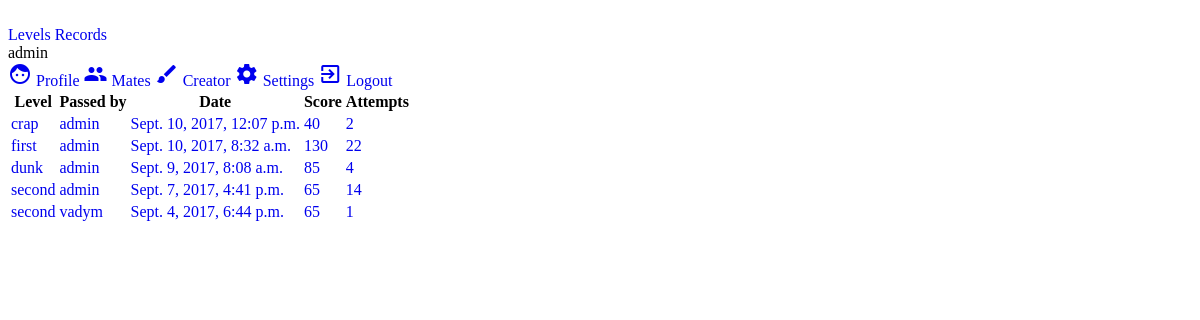
The page /records (signed in) on the database as committed earlier.
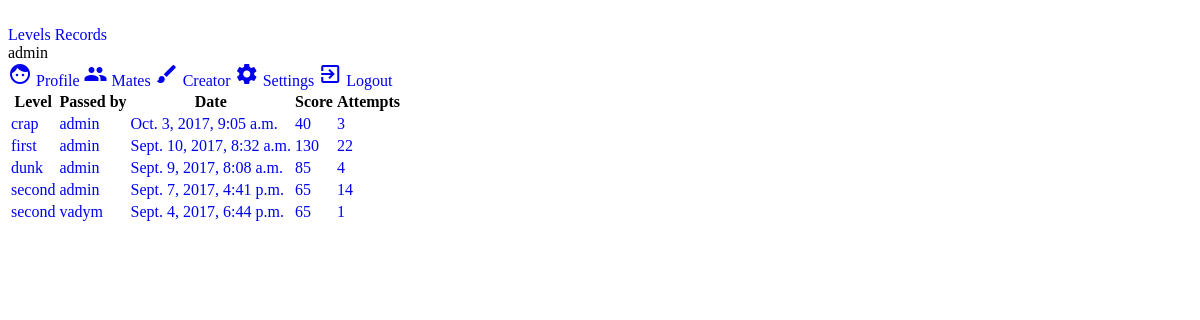
The same page on the database as committed later.
### pluto/models.py (models this page shows, shortened)
class Record(models.Model):
    to = models.ForeignKey(Level, related_name='result_to', on_delete=models.CASCADE, blank=False, null=False)
    by = models.ForeignKey(User, related_name='result_by', on_delete=models.CASCADE, blank=False, null=False)
    date = models.DateTimeField(default=timezone.now, blank=False)
    attempts = models.IntegerField(blank=False)
    program = models.TextField(max_length=512)
    result = models.BooleanField(default=False, blank=False)
    score = models.IntegerField(default=0, blank=False)

class Level(models.Model):
    name = models.CharField(max_length=128, blank=False)
    date = models.DateTimeField(default=timezone.datetime.now, blank=False)
    by = models.ForeignKey(User, on_delete=models.CASCADE, blank=False, null=False)
    tilemap = models.TextField(max_length=1024)
    command_forward = models.IntegerField(blank=True)
    command_backward = models.IntegerField(blank=True)
    command_left = models.IntegerField(blank=True)
    command_right = models.IntegerField(blank=True)
    command_lo = models.IntegerField(blank=True)
    command_op = models.IntegerField(blank=True)
    hero_x = models.IntegerField(blank=False)
    hero_y = models.IntegerField(blank=False)
    hero_dir = models.IntegerField(blank=False)

class User(AbstractUser):
    image = models.ImageField(default='no_image.png', upload_to=user_directory_image_path)
    points = models.FloatField(default=10, blank=False)
    skin = models.CharField(default='polo', blank=False, max_length=32)

### pluto/views.py (the view, shortened to what this page needs)
# urls.py: url(r'^records', views.record),
@login_required(login_url='/login')
def record(request, level_id=None, by_id=None):
    if request.method == 'POST':
        by_id = request.user.id
    if level_id and by_id:
        try:
            current_level = models.Level.objects.get(id=level_id)
        except ObjectDoesNotExist:
            messages.error(request, "No such level.")
            return levels(request)
        if request.method == 'POST':
            try:
                current = models.Record.objects.get(by=by_id, to=level_id)
            except ObjectDoesNotExist:
                current = models.Record()
                current.by = request.user
                current.to = current_level
                current.attempts = 0
            current.attempts += int(request.POST['attempts'])
            current.date = timezone.localtime(timezone.now())
            program = json.loads(request.POST['program'])
            score = 0
            for i in program:
                if i == 'forward' or i == 'backward':
                    score += models.move_value
                elif i == 'left' or i == 'right':
                    score += models.turn_value
                elif i == 'lo' or i == 'op':
                    score += models.loop_value
            max_score = (current_level.command_forward + current_level.command_backward) * models.move_value
            max_score += (current_level.command_right + current_level.command_left) * models.turn_value
            max_score += (current_level.command_lo + current_level.command_op) * models.loop_value
            score = max_score * 2 - score
            if not current.score or score > current.score:
                current.score = score
                current.program = program
            current.save()
            messages.success(request, "Good job! Now you are " + ordinal(
                current.ranking()) + " in " + current_level.name + " level rating.")
        else:
            try:
                current = models.Record.objects.get(to=level_id, by=by_id)
            except ObjectDoesNotExist:
                messages.error(request, "No records like this.")
                return record(request, current_level)
        return render(request, 'result.html', {'result': current})
    else:
        context = {}
        if level_id:
            try:
                current_level = models.Level.objects.get(id=level_id)
            except ObjectDoesNotExist:
                messages.error(request, "No such level yet.")
                return record(request)
            try:
                results = models.Record.objects.filter(to=current_level).order_by('score')
            except ObjectDoesNotExist:
                messages.warning(request, "None passed this level yet.")
                return level(request, current_level)
            context['level'] = current_level
        else:
            results = models.Record.objects.all().order_by('-date')
        context['records'] = results
        return render(request, 'results.html', context)

### templates/results.html (shortened to what this page needs)
{% extends 'base.html' %}
{% block content %}
    <div class="mdl-grid">
        <table class="mdl-cell mdl-cell--12-col mdl-data-table mdl-js-data-table mdl-shadow--2dp">
        <thead>
            <tr>
                 <th class="mdl-data-table__cell--non-numeric">Level</th>
                 <th class="mdl-data-table__cell--non-numeric">Passed by</th>
                 <th class="mdl-layout--large-screen-only">Date</th>
                 <th>Score</th>
                 <th>Attempts</th>
            </tr>
        </thead>
        <tbody>
                {% for i in records %}
                    <tr>
                        <td class="mdl-data-table__cell--non-numeric"><a href="/level/{{ i.to.id }}">{{ i.to.name }}</a></td>
                        <td class="mdl-data-table__cell--non-numeric">
                            <a href="/profile/{{ i.by.id }}">
                            <span class="mdl-chip">
                                    <span class="mdl-chip__text">
                                        {{ i.by.username }}
                                    </span>
                            </span>
                            </a></td>
                        <td class="mdl-layout--large-screen-only">
                            <a href="/record/level={{ i.to.id }}&user={{ i.by.id }}">
                                    {{ i.date }}
                            </a>
                        </td>
                        <td><a href="/record/level={{ i.to.id }}&user={{ i.by.id }}">
                            <span class="mdl-chip">
                                    <span class="mdl-chip__text">
                                        {{ i.score }}
                                    </span>
                            </span>
                        </a></td>
                        <td><a href="/record/level={{ i.to.id }}&user={{ i.by.id }}">
                            <span class="mdl-chip">
                                    <span class="mdl-chip__text">
                                        {{ i.attempts }}
                                    </span>
                            </span>
                            </a>
                        </td>
                    </tr>
                {% endfor %}
        </tbody>
        </table>
    </div>
{% endblock %}

Rows that differ between the two databases and show on the page:
changed Record "crap": date "Sept. 10, 2017, 12:07 p.m." → "Oct. 3, 2017, 9:05 a.m."; attempts "2" → "3"
